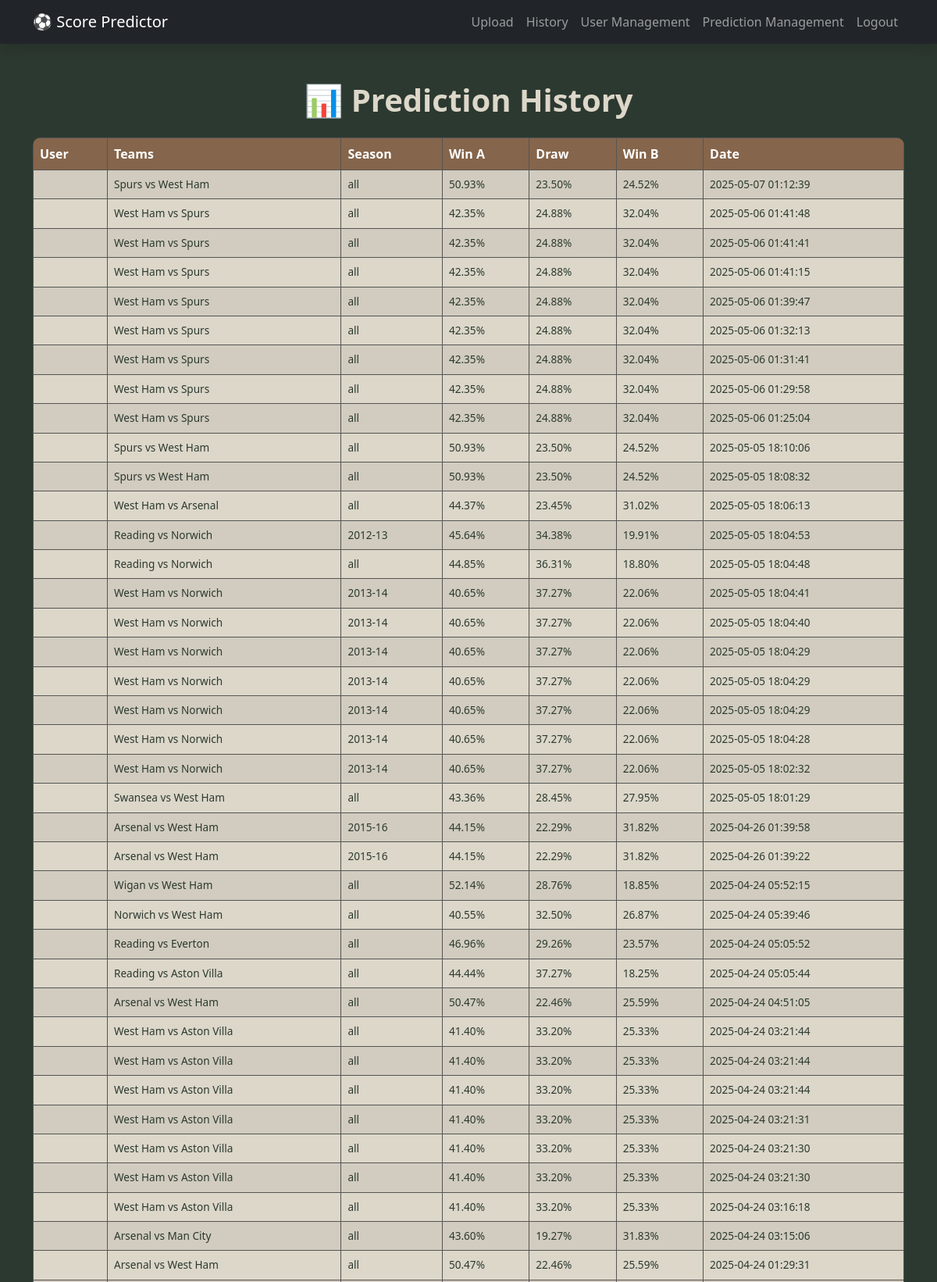
The page /admin/admin_history.php (signed in, upper part) on the database its author committed.
### tables this page shows
CREATE TABLE `prediction_history` (
  `id` int(11) NOT NULL,
  `username` varchar(255) DEFAULT NULL,
  `teamA` varchar(255) DEFAULT NULL,
  `teamB` varchar(255) DEFAULT NULL,
  `season` varchar(50) DEFAULT NULL,
  `winA` decimal(5,2) DEFAULT NULL,
  `draw` decimal(5,2) DEFAULT NULL,
  `winB` decimal(5,2) DEFAULT NULL,
  `prediction_details` text DEFAULT NULL,
  `created_at` timestamp NOT NULL DEFAULT current_timestamp()
);

### admin/admin_history.php (the view, shortened to what this page needs)
<?php
require_once '../config.php';
$stmt = $pdo->query("SELECT * FROM prediction_history ORDER BY created_at DESC");
$predictions = $stmt->fetchAll();
?>
<!DOCTYPE html>
<html lang="en">
<head>
    <link href="https://cdn.jsdelivr.net/npm/bootstrap@5.3.3/dist/css/bootstrap.min.css" rel="stylesheet">
</head>
<body>
<?php include 'admin_navbar.php'; ?>
<div class="container py-5">
    <h1 class="mb-4 text-center">📊 Prediction History</h1>
    <div class="table-responsive">
        <table class="table table-bordered table-striped table-hover">
            <thead>
                <tr>
                    <th>User</th>
                    <th>Teams</th>
                    <th>Season</th>
                    <th>Win A</th>
                    <th>Draw</th>
                    <th>Win B</th>
                    <th>Date</th>
                </tr>
            </thead>
            <tbody>
                <?php foreach ($predictions as $row): ?>
                    <tr>
                        <td><?= htmlspecialchars($row['username']) ?></td>
                        <td><?= htmlspecialchars($row['teamA']) ?> vs <?= htmlspecialchars($row['teamB']) ?></td>
                        <td><?= htmlspecialchars($row['season']) ?></td>
                        <td><?= $row['winA'] ?>%</td>
                        <td><?= $row['draw'] ?>%</td>
                        <td><?= $row['winB'] ?>%</td>
                        <td><?= $row['created_at'] ?></td>
                    </tr>
                <?php endforeach; ?>
            </tbody>
        </table>
    </div>
</div>
</body>
</html>

### admin/admin_navbar.php (shortened to what this page needs)
<nav class="navbar navbar-expand-lg navbar-dark bg-dark shadow">
    <div class="container">
        <a class="navbar-brand" href="admin_dashboard.php">⚽ Score Predictor</a>
        <div class="collapse navbar-collapse justify-content-end" id="navbarNav">
            <ul class="navbar-nav">
                <li class="nav-item">
                    <a class="nav-link" href="upload_json.php"> Upload</a>
                </li>
                <li class="nav-item">
                    <a class="nav-link" href="admin_history.php"> History</a>
                </li>
                <li class="nav-item">
                    <a class="nav-link" href="user_management.php"> User Management</a>
                </li>
                <li class="nav-item">
                    <a class="nav-link" href="prediction_management.php"> Prediction Management</a>
                </li>
                <li class="nav-item">
                    <a class="nav-link" href="../login.php"> Logout</a>
                </li>
            </ul>
        </div>
    </div>
</nav>

### admin/admin_history.php (style rules this page uses)
body { background-color: #2C3930; color: #DCD7C9; font-family: 'Segoe UI', sans-serif; }
.table { background-color: #2C3930; color: #DCD7C9; border-radius: 10px; overflow: hidden; }
.table th { background-color: rgb(133, 101, 75); color: #fff; border: 1px solid #555; }
.table td { background-color: #dcd7c9; border: 1px solid #555; font-size: 0.85rem; white-space: nowrap; color: #2C3930; }
.table-striped tbody tr:nth-of-type(odd) td { background-color: #dcd7c9; }
h1 { font-weight: bold; color: #DCD7C9; }

### rows shown on the page
prediction_history: teamA "Spurs", teamB "West Ham", season "all", winA "50.93", draw "23.50", winB "24.52", created_at "2025-05-07 01:12:39"
prediction_history: teamA "West Ham", teamB "Spurs", season "all", winA "42.35", draw "24.88", winB "32.04", created_at "2025-05-06 01:41:48"
prediction_history: teamA "West Ham", teamB "Spurs", season "all", winA "42.35", draw "24.88", winB "32.04", created_at "2025-05-06 01:41:41"
prediction_history: teamA "West Ham", teamB "Spurs", season "all", winA "42.35", draw "24.88", winB "32.04", created_at "2025-05-06 01:41:15"
prediction_history: teamA "West Ham", teamB "Spurs", season "all", winA "42.35", draw "24.88", winB "32.04", created_at "2025-05-06 01:39:47"
prediction_history: teamA "West Ham", teamB "Spurs", season "all", winA "42.35", draw "24.88", winB "32.04", created_at "2025-05-06 01:32:13"
prediction_history: teamA "West Ham", teamB "Spurs", season "all", winA "42.35", draw "24.88", winB "32.04", created_at "2025-05-06 01:31:41"
prediction_history: teamA "West Ham", teamB "Spurs", season "all", winA "42.35", draw "24.88", winB "32.04", created_at "2025-05-06 01:29:58"
prediction_history: teamA "West Ham", teamB "Spurs", season "all", winA "42.35", draw "24.88", winB "32.04", created_at "2025-05-06 01:25:04"
prediction_history: teamA "Spurs", teamB "West Ham", season "all", winA "50.93", draw "23.50", winB "24.52", created_at "2025-05-05 18:10:06"
prediction_history: teamA "Spurs", teamB "West Ham", season "all", winA "50.93", draw "23.50", winB "24.52", created_at "2025-05-05 18:08:32"
prediction_history: teamA "West Ham", teamB "Arsenal", season "all", winA "44.37", draw "23.45", winB "31.02", created_at "2025-05-05 18:06:13"
prediction_history: teamA "Reading", teamB "Norwich", season "2012-13", winA "45.64", draw "34.38", winB "19.91", created_at "2025-05-05 18:04:53"
prediction_history: teamA "Reading", teamB "Norwich", season "all", winA "44.85", draw "36.31", winB "18.80", created_at "2025-05-05 18:04:48"
prediction_history: teamA "West Ham", teamB "Norwich", season "2013-14", winA "40.65", draw "37.27", winB "22.06", created_at "2025-05-05 18:04:41"
prediction_history: teamA "West Ham", teamB "Norwich", season "2013-14", winA "40.65", draw "37.27", winB "22.06", created_at "2025-05-05 18:04:40"
prediction_history: teamA "West Ham", teamB "Norwich", season "2013-14", winA "40.65", draw "37.27", winB "22.06", created_at "2025-05-05 18:04:29"
prediction_history: teamA "West Ham", teamB "Norwich", season "2013-14", winA "40.65", draw "37.27", winB "22.06", created_at "2025-05-05 18:04:29"
prediction_history: teamA "West Ham", teamB "Norwich", season "2013-14", winA "40.65", draw "37.27", winB "22.06", created_at "2025-05-05 18:04:29"
prediction_history: teamA "West Ham", teamB "Norwich", season "2013-14", winA "40.65", draw "37.27", winB "22.06", created_at "2025-05-05 18:04:28"
prediction_history: teamA "West Ham", teamB "Norwich", season "2013-14", winA "40.65", draw "37.27", winB "22.06", created_at "2025-05-05 18:02:32"
prediction_history: teamA "Swansea", teamB "West Ham", season "all", winA "43.36", draw "28.45", winB "27.95", created_at "2025-05-05 18:01:29"
prediction_history: teamA "Arsenal", teamB "West Ham", season "2015-16", winA "44.15", draw "22.29", winB "31.82", created_at "2025-04-26 01:39:58"
prediction_history: teamA "Arsenal", teamB "West Ham", season "2015-16", winA "44.15", draw "22.29", winB "31.82", created_at "2025-04-26 01:39:22"
prediction_history: teamA "Wigan", teamB "West Ham", season "all", winA "52.14", draw "28.76", winB "18.85", created_at "2025-04-24 05:52:15"
prediction_history: teamA "Norwich", teamB "West Ham", season "all", winA "40.55", draw "32.50", winB "26.87", created_at "2025-04-24 05:39:46"
prediction_history: teamA "Reading", teamB "Everton", season "all", winA "46.96", draw "29.26", winB "23.57", created_at "2025-04-24 05:05:52"
prediction_history: teamA "Reading", teamB "Aston Villa", season "all", winA "44.44", draw "37.27", winB "18.25", created_at "2025-04-24 05:05:44"
prediction_history: teamA "Arsenal", teamB "West Ham", season "all", winA "50.47", draw "22.46", winB "25.59", created_at "2025-04-24 04:51:05"
prediction_history: teamA "West Ham", teamB "Aston Villa", season "all", winA "41.40", draw "33.20", winB "25.33", created_at "2025-04-24 03:21:44"
prediction_history: teamA "West Ham", teamB "Aston Villa", season "all", winA "41.40", draw "33.20", winB "25.33", created_at "2025-04-24 03:21:44"
prediction_history: teamA "West Ham", teamB "Aston Villa", season "all", winA "41.40", draw "33.20", winB "25.33", created_at "2025-04-24 03:21:44"
prediction_history: teamA "West Ham", teamB "Aston Villa", season "all", winA "41.40", draw "33.20", winB "25.33", created_at "2025-04-24 03:21:31"
prediction_history: teamA "West Ham", teamB "Aston Villa", season "all", winA "41.40", draw "33.20", winB "25.33", created_at "2025-04-24 03:21:30"
prediction_history: teamA "West Ham", teamB "Aston Villa", season "all", winA "41.40", draw "33.20", winB "25.33", created_at "2025-04-24 03:21:30"
prediction_history: teamA "West Ham", teamB "Aston Villa", season "all", winA "41.40", draw "33.20", winB "25.33", created_at "2025-04-24 03:16:18"
prediction_history: teamA "Arsenal", teamB "Man City", season "all", winA "43.60", draw "19.27", winB "31.83", created_at "2025-04-24 03:15:06"
prediction_history: teamA "Arsenal", teamB "West Ham", season "all", winA "50.47", draw "22.46", winB "25.59", created_at "2025-04-24 01:29:31"
